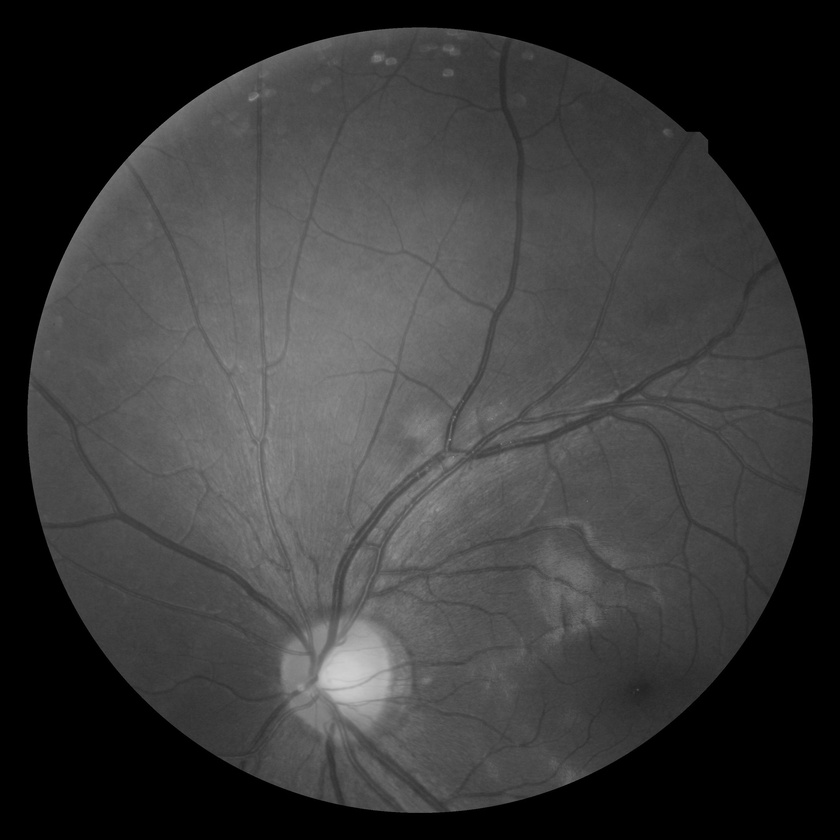
#> input picture Midterm-project/Q1/retina.jpg, 840 x 840 px, shrunk from 2912 x 2912 before the run
$ python Q1.py
#> lines starting #> are read from the running program, lines starting #| are printed output that depends on the picture
import cv2
import numpy as np
import matplotlib.pyplot as plt
from numpy  import array

img = cv2.imread('retina.jpg')
#> img is the input picture: shape (840, 840, 3); min 0, max 207, mean 58.1
img = cv2.cvtColor(img, cv2.COLOR_BGR2GRAY)
#> img: shape (840, 840)
img2 = cv2.imread('retina_sub.jpg')
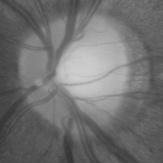
#> input picture Midterm-project/Q1/retina_sub.jpg, 163 x 163 px, shrunk from 565 x 565 before the run
#> img2 is the input picture: shape (163, 163, 3); min 51, max 207, mean 112.8
img2 = cv2.cvtColor(img2, cv2.COLOR_BGR2GRAY)
#> img2: shape (163, 163)
print( 'image size',img.shape) #size of image(width and hieght)
#| image size (840, 840)
print('type',img.dtype)#type of pixel
#| type uint8
print('memory space',img.shape[0]*img.shape[1]*3*8)
#| memory space 16934400
plt.hist(img.ravel(),bins=256)
plt.title('histogram of  retina image ')
plt.show()
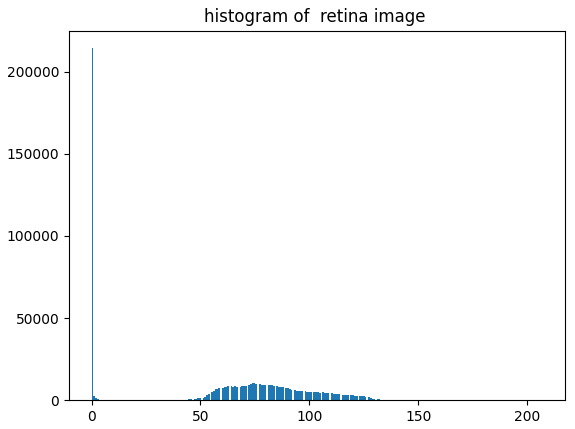
#> figure drawn by matplotlib, 1 panel; tallest bar 214294 high, from x = 0 to 0.809
histg2 = cv2.calcHist([img2], [0], None, [256], [0, 256])
#> histg2 = 256 values, max 498 at index 88, min 0 at index 0, mean 103.8
resizeimg = cv2.resize(img, dsize=(565, 565), interpolation=cv2.INTER_LINEAR) #as same as retina_sub size
mask = np.zeros(img.shape[:2], np.uint8)
for i in range(0, img.shape[0],100):
   for j in range(0,img.shape[1],100):
      mask[i:i + 565,j:j + 565] = 255
      masked_img = cv2.bitwise_and(img, img, mask=mask)
      masked_img = masked_img[i:i + 565, j:j + 565]
      hist_1, _ = np.histogram(masked_img, bins=100, range=[0, 256])
      hist_2, _ = np.histogram(img2, bins=100, range=[0, 256])
      min = np.minimum(hist_1, hist_2)
      intersection = np.true_divide(np.sum(min), np.sum(hist_2))
      if(intersection>0.98):
       plt.imshow(masked_img,cmap='gray')
       plt.title('masked with intersection')
       plt.axis(False)
       plt.show()
#> mask: shape (840, 840); every value is 255
#> masked_img: shape (40, 40); every value is 0
for i in range(0, img.shape[0],100):
   for j in range(0,img.shape[1],100):
      mask[i:i + 565, j:j + 565] = 255
      masked_img = cv2.bitwise_and(img, img, mask=mask)
      masked_img = masked_img[i:i + 565, j:j + 565]
      histg1 = cv2.calcHist([masked_img], [0], None, [256], [0, 256])
      histg2 = cv2.calcHist([img2], [0], None, [256], [0, 256])
      if (cv2.compareHist(histg1, histg2, cv2.HISTCMP_CORREL) >0.99):
          hist_full1 = cv2.calcHist([resizeimg], [0], None, [256], [0, 256])
          hist_full = cv2.calcHist([img2], [0], None, [256], [0, 256])
          hist_mask = cv2.calcHist([masked_img], [0], None, [256], [0, 256])
          plt.bar(range(0, 256), hist_full[:, 0])
          plt.title('histogram of retina-sub')
          plt.show()
          plt.bar(range(0, 256), hist_mask[:, 0])
          plt.title('histogram of MASK')
          plt.show()
          plt.bar(range(0, 256), hist_full1[:, 0])
          plt.title('histogram of retina')
          plt.show()
          plt.subplot(221), plt.imshow(resizeimg, 'gray'),plt.title('resized image')
          plt.axis(False)
          plt.subplot(222), plt.imshow(masked_img, 'gray'), plt.title('masked')
          plt.axis(False)
          plt.subplot(223), plt.imshow(img2, 'gray'), plt.title('retina-sub')
          plt.axis(False)
          plt.show()
          plt.imshow(masked_img, 'gray')
          plt.title('masked with cv2.comparehist')
          plt.axis(False)
          plt.show()


def Binary(img1=[]):
    img1 = np.array(img)
    row, col = img1.shape[:2]
#> row = 840; col = 840
    binary = np.array(np.zeros((row, col, 8), dtype=np.uint8))
    for i in range(0, row):
        for j in range(0, col):
            x = (format(img1[i][j], '08b'))
            for k in range(0, 8):
                binary[i][j][k] = x[7 - k]
    return binary


binary = Binary(img)
plt.figure()
plt.subplot(241)
plt.imshow(binary[:,:,0],cmap ='gray')
plt.title('2^0')
plt.xticks([])
plt.yticks([])
plt.subplot(242)
plt.imshow(binary[:,:,1],cmap ='gray')
plt.title('2^1')
plt.xticks([])
plt.yticks([])
plt.subplot(243)
plt.imshow(binary[:,:,2] ,cmap='gray')
plt.title('2^2')
plt.xticks([])
plt.yticks([])
plt.subplot(244)
plt.imshow(binary[:,:,3] ,cmap='gray')
plt.title('2^3')
plt.xticks([])
plt.yticks([])
plt.subplot(245)
plt.imshow(binary[:,:,4],cmap ='gray')
plt.title('2^4')
plt.xticks([])
plt.yticks([])
plt.subplot(246)
plt.imshow(binary[:,:,5],cmap ='gray')
plt.title('2^5')
plt.xticks([])
plt.yticks([])
plt.subplot(247)
plt.imshow(binary[:,:,6] ,cmap='gray')
plt.title('2^6')
plt.xticks([])
plt.yticks([])
plt.subplot(248)
plt.imshow(binary[:,:,7] ,cmap='gray')
plt.title('2^7')
plt.xticks([])
plt.yticks([])
plt.show()
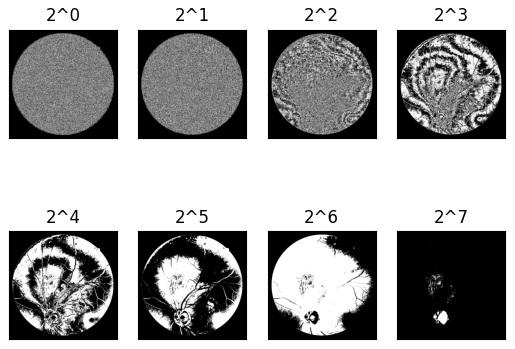
#> figure drawn by matplotlib, 8 panels
